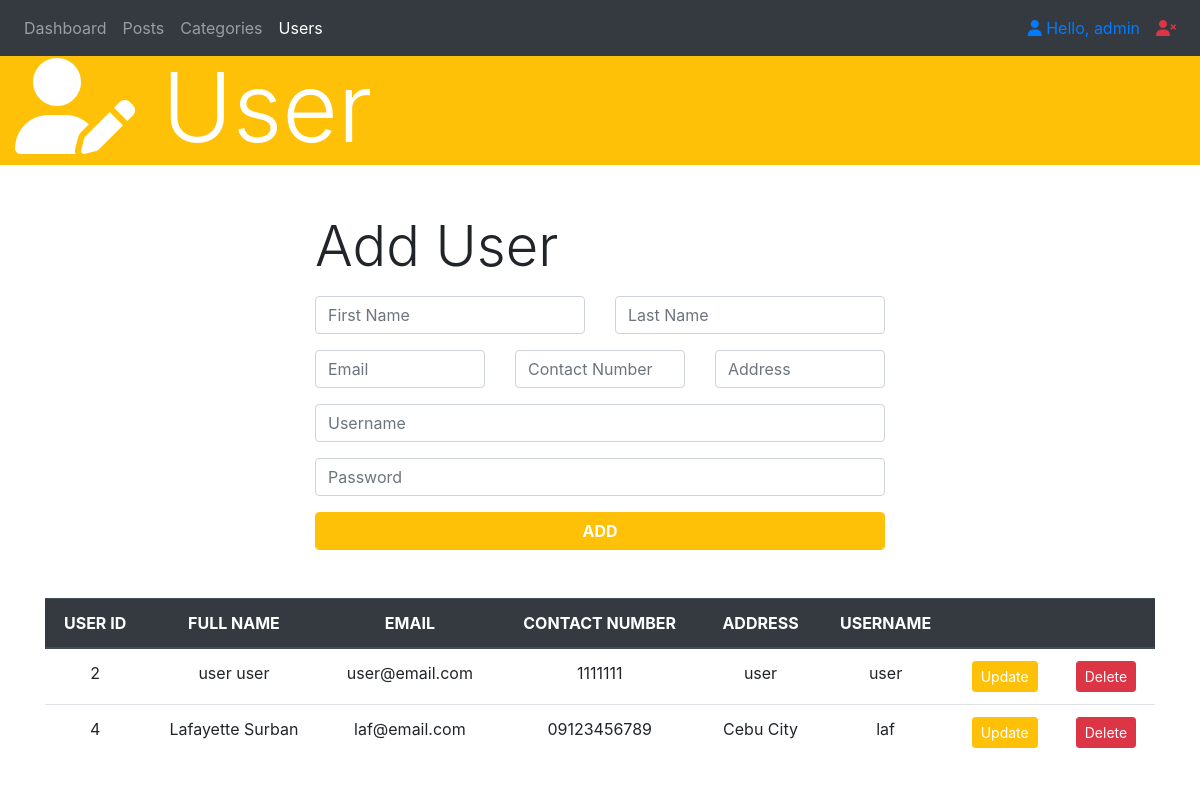
Page /usersPage.php (signed in) on the committed database.
### tables this page shows
CREATE TABLE `users` (
  `user_id` int(11) NOT NULL,
  `first_name` varchar(45) NOT NULL,
  `last_name` varchar(45) NOT NULL,
  `address` varchar(45) NOT NULL,
  `contact_number` varchar(11) NOT NULL,
  `email` varchar(45) NOT NULL,
  `account_id` int(11) NOT NULL
);

CREATE TABLE `accounts` (
  `account_id` int(11) NOT NULL,
  `username` varchar(50) NOT NULL,
  `password` varchar(50) NOT NULL,
  `status` varchar(1) NOT NULL DEFAULT 'U'
);

### functions/userFunctions.php (the view, shortened to what this page needs)
<?php
    function displayAllUsers(){
        $conn = db_connect();
        $sql = "SELECT * FROM users INNER JOIN accounts ON accounts.account_id = users.account_id WHERE accounts.status = 'U'";
        $result = $conn->query($sql);
        if($result->num_rows > 0){
            while($row = $result->fetch_assoc()){
                echo "
                    <tr>
                        <td>".$row['user_id']."</td>
                        <td>".$row['first_name']." ".$row['last_name']."</td>
                        <td>".$row['email']."</td>
                        <td>".$row['contact_number']."</td>
                        <td>".$row['address']."</td>
                        <td>".$row['username']."</td>
                        <td><a href='updateUser.php?id=".$row['account_id']."' class='btn btn-sm btn-warning text-white'>Update</a></td>
                        <td><a href='deleteUser.php?id=".$row['account_id']."' class='btn btn-sm btn-danger text-white'>Delete</a></td>
                    </tr>
                ";
            }
        }else{
            echo "<tr>
            <td colspan='8' class = 'text-center 'font-weight-bold'>No Records Found</td>
            </tr>";
        }
    }
?>

### rows in the picture
users: user_id "2", first_name "user", last_name "user", email "user@email.com", contact_number "1111111", address "user", account.username "user"
users: user_id "4", first_name "Lafayette", last_name "Surban", email "laf@email.com", contact_number "09123456789", address "Cebu City", account.username "laf"

### other values in the picture
$_SESSION['first_name'] "admin"
